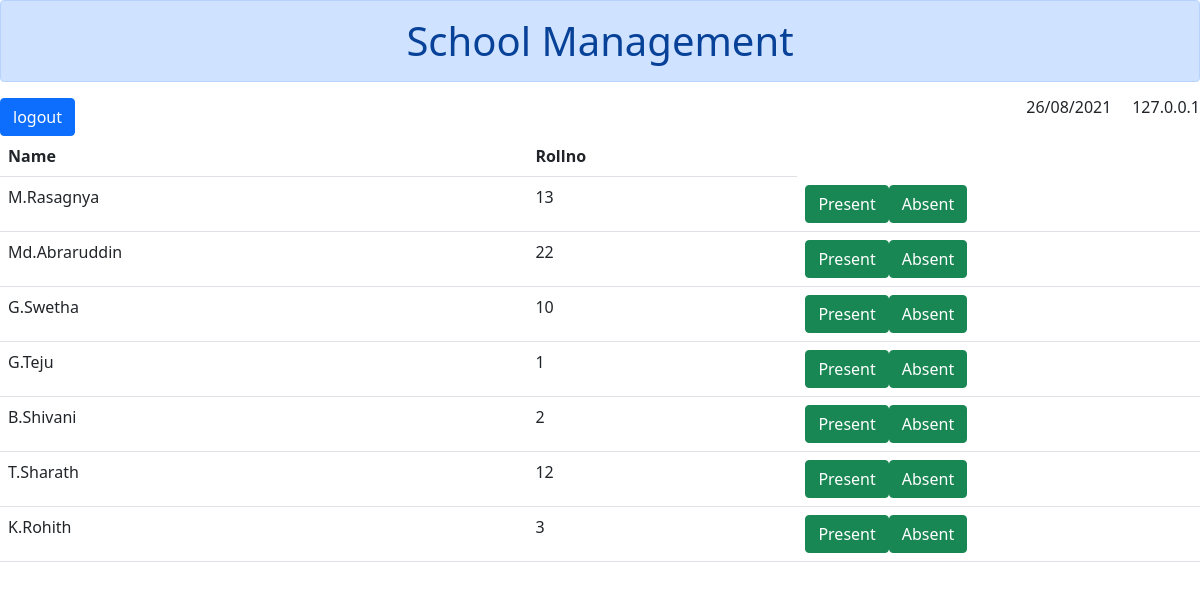
The page /home on the database its author committed.
### app1/models.py (models this page shows)
class Numofstudents(models.Model):
    Name=models.CharField(max_length=20)
    Rollno=models.IntegerField()
    Fathername=models.CharField(max_length=20)
    email = models.EmailField(max_length=50)
    address=models.CharField(max_length=20)

### app1/views.py (the view)
# urls.py: path("home",views.listofstu),
def listofstu(request):
    data = Numofstudents.objects.all()
    request.session['date'] = datetime.now().strftime('%d/%m/%Y')
    request.COOKIES['ip'] = IPAddr
    return render(request, "base.html", {"data": data, 'date': request.session['date'], 'ip': request.COOKIES['ip']})

### app1/signal.py (called while the page is built)
@receiver(request_started)
def at_beginning_request(sender, environ, **kwargs):
 print("-----------------------------------------")
 print("At Beginning Request......")
 print('Sender:', sender)
 print('Environ:', environ)
 print(f'Kwargs: {kwargs}')

@receiver(request_finished)
def at_ending_request(sender, **kwargs):
 print("-----------------------------------------")
 print("At Ending Request......")
 print('Sender:', sender)
 print(f'Kwargs: {kwargs}')

### template/base.html (shortened to what this page needs)
<!doctype html>
<html lang="en">
  <head>
    <link href="https://cdn.jsdelivr.net/npm/bootstrap@5.1.0/dist/css/bootstrap.min.css" rel="stylesheet">
  </head>
  <body>
    <h1 class = "alert alert-primary" align="center">School Management</h1>
    <h6 style="float:right;" align="right">{{date}} &nbsp;&nbsp;&nbsp; {{ip}}</h6><a class="btn btn-primary" style="float:left;" href="/logout">logout</a>
    <table class = "table">
      <tr>
        <th>Name</th>
        <th>Rollno</th>
      </tr>
      {% for i in data %}
      <tr>
        <td>{{i.Name}}</td>
        <td>{{i.Rollno}}</td>
        <td>
            <div style="float:left;"> <form action="{% url 'present' i.id %}" method="POST">
           <input type="submit" class="btn btn-success" value="Present">
          </form></div>
              <div ><form action="{% url 'absent' i.id %}" method="POST">
           <input type="submit" class="btn btn-success" value="Absent">
          </form>
        </div>
      </tr>
      {% endfor %}
    </table>
  </body>
</html>

### rows shown on the page
Numofstudents: Name "M.Rasagnya", Rollno "13"
Numofstudents: Name "Md.Abraruddin", Rollno "22"
Numofstudents: Name "G.Swetha", Rollno "10"
Numofstudents: Name "G.Teju", Rollno "1"
Numofstudents: Name "B.Shivani", Rollno "2"
Numofstudents: Name "T.Sharath", Rollno "12"
Numofstudents: Name "K.Rohith", Rollno "3"

### other values the page prints
{{ date }} "26/08/2021"
{{ ip }} "127.0.0.1"
